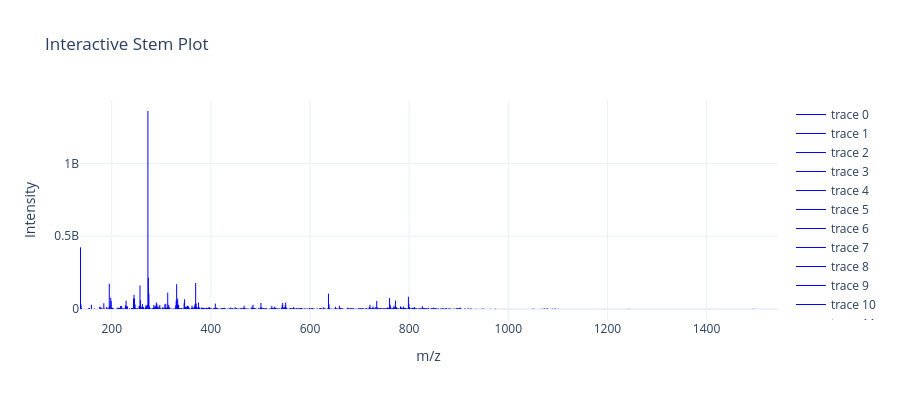

This figure's notebook cell:
### Code cell
interactive_stem_spectrum_pixel(mz_peaks, intensities, mz_min=0, mz_max=2000)
